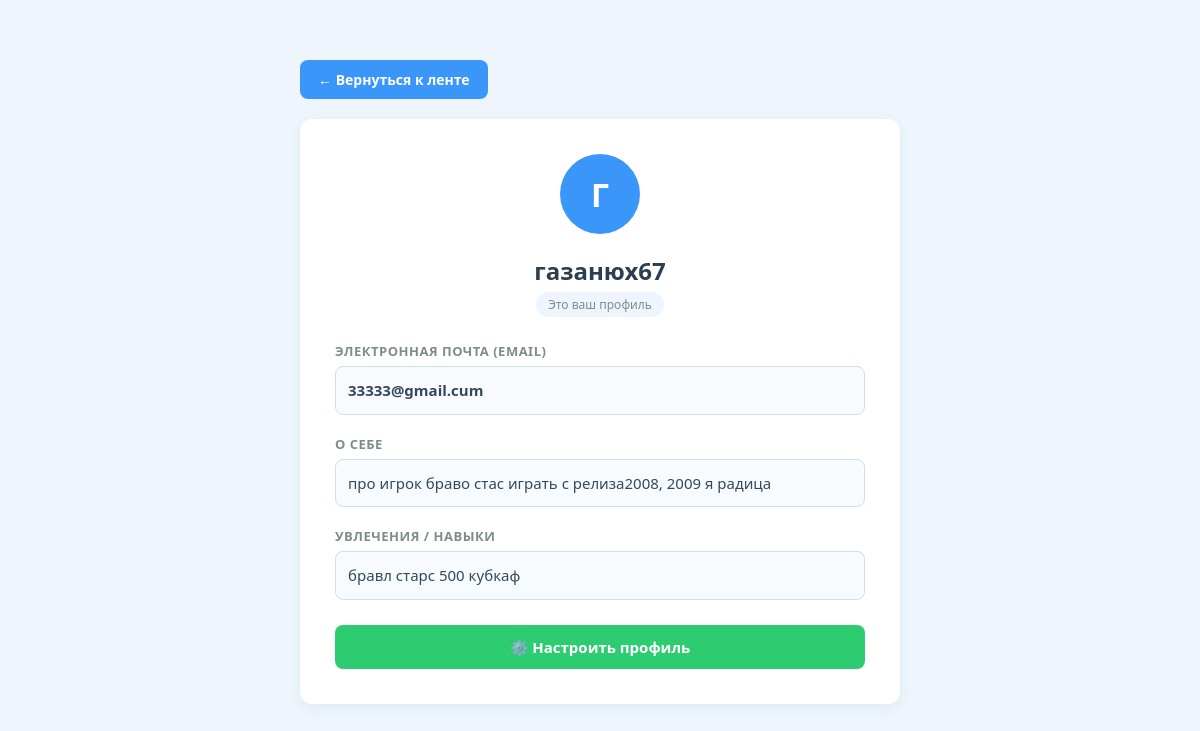
Page /user.php?id=1 (signed in) on the earlier database version.
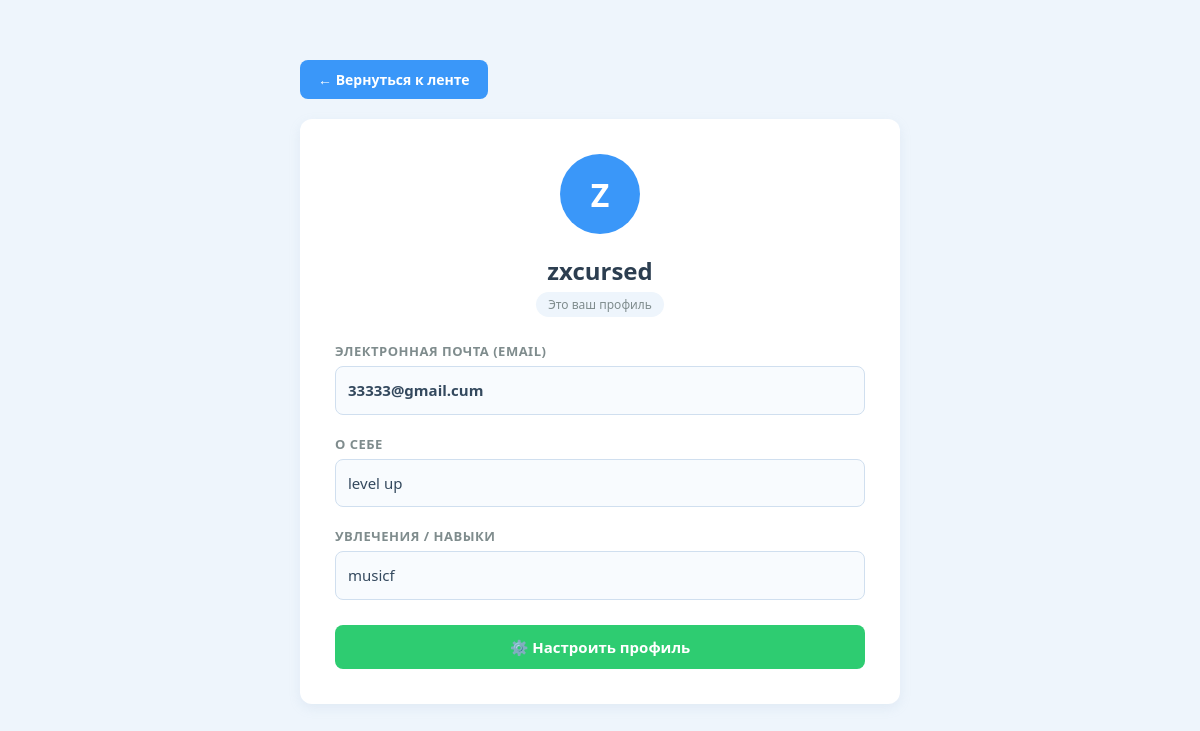
Same page on the later database version.
### tables this page shows
CREATE TABLE users (
            id INTEGER PRIMARY KEY AUTOINCREMENT,
            name TEXT NOT NULL,
            email TEXT NOT NULL UNIQUE,
            password_hash TEXT NOT NULL,
            bio TEXT DEFAULT '',
            skills TEXT DEFAULT '',
            created_at DATETIME DEFAULT CURRENT_TIMESTAMP
        );

### public/user.php (the view, shortened to what this page needs)
<?php
$pdo = getDatabaseConnection();
$current_user_id = $_SESSION['user_id'];
$view_user_id = isset($_GET['id']) ? intval($_GET['id']) : 0;
$stmt = $pdo->prepare('SELECT name, email, bio, skills FROM users WHERE id = ?');
$stmt->execute([$view_user_id]);
$user_profile = $stmt->fetch();
$is_own_profile = ($view_user_id === $current_user_id);
?>
<!DOCTYPE html>
<html lang="ru">
<head>
</head>
<body>
<div class="container">
    <div class="header-nav">
        <a class="btn-back" href="index.php">← Вернуться к ленте</a>
    </div>
    <main class="profile-card">
        <div class="avatar-placeholder">
            <?= mb_substr(htmlspecialchars($user_profile['name']), 0, 1) ?>
        </div>
        <h1 class="user-name"><?= htmlspecialchars($user_profile['name']) ?></h1>
        <div class="user-status-badge">
            <span class="status-tag"><?= $is_own_profile ? 'Это ваш профиль' : 'Пользователь платформы' ?></span>
        </div>
        <div class="info-section">
            <div class="info-label">Электронная почта (Email)</div>
            <div class="info-value"><b><?= htmlspecialchars($user_profile['email']) ?></b></div>
        </div>
        <div class="info-section">
            <div class="info-label">О себе</div>
            <?php if (!empty($user_profile['bio'])): ?>
                <div class="info-value"><?= nl2br(htmlspecialchars($user_profile['bio'])) ?></div>
            <?php else: ?>
                <div class="info-value empty">Пользователь ещё не заполнил информацию «О себе»</div>
            <?php endif; ?>
        </div>
        <div class="info-section">
            <div class="info-label">Увлечения / Навыки</div>
            <?php if (!empty($user_profile['skills'])): ?>
                <div class="info-value"><?= htmlspecialchars($user_profile['skills']) ?></div>
            <?php else: ?>
                <div class="info-value empty">Список увлечений пуст</div>
            <?php endif; ?>
        </div>
        <?php if ($is_own_profile): ?>
            <a href="profile.php" class="btn-edit-link">⚙️ Настроить профиль</a>
        <?php endif; ?>
    </main>
</div>
</body>
</html>

Differences in the rows shown:
changed users "33333@gmail.cum": name "Г" → "Z"; name "газанюх67" → "zxcursed"; bio "про игрок браво стас играть с релиза2008, 2009 я радица" → "level up"; skills "бравл старс 500 кубкаф" → "musicf"
